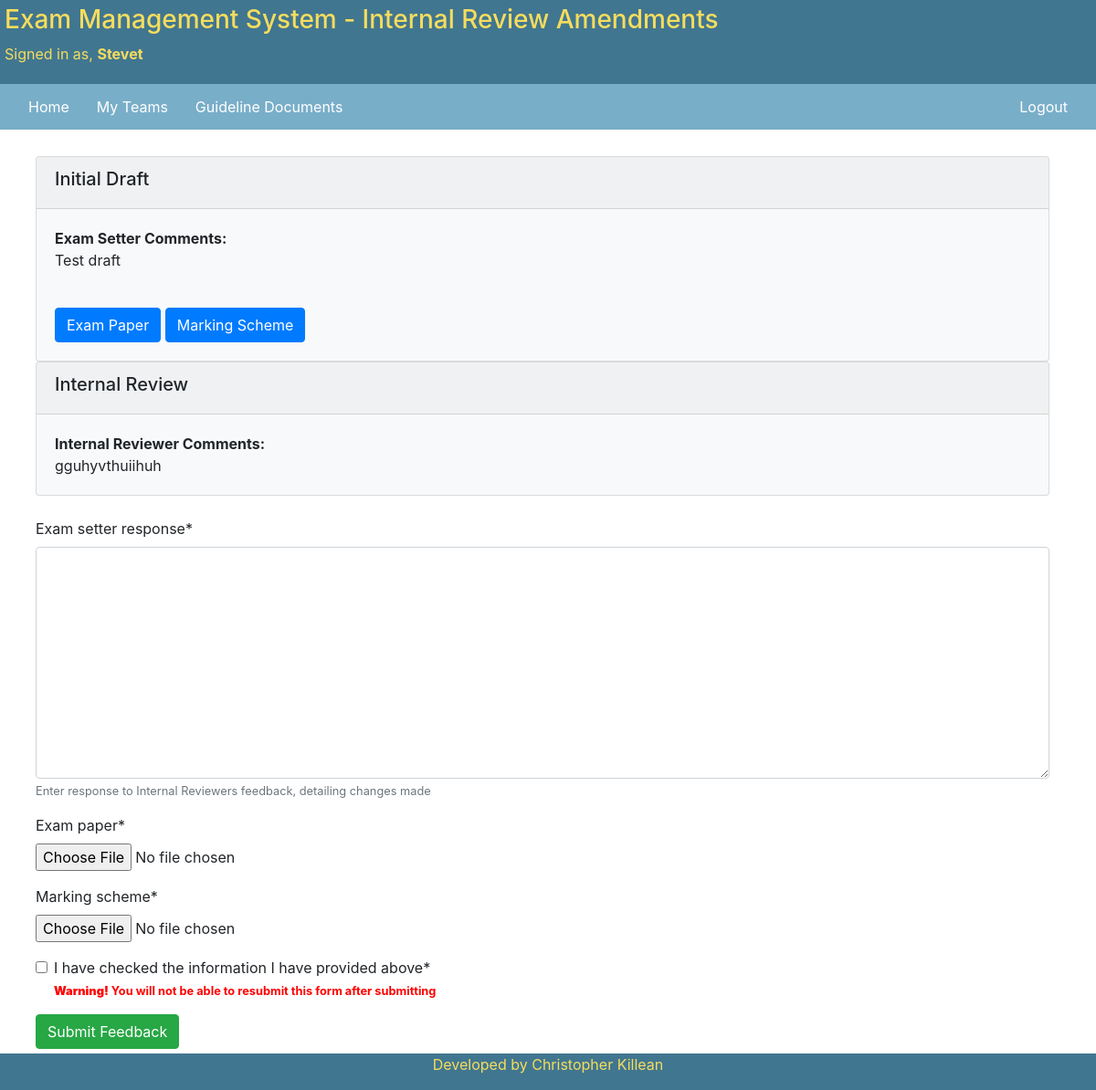
Page /exam_papers/internal-review-amendments/4/ (signed in) on the committed database.
### accounts/models.py (models this page shows, shortened)
class CustomUser(AbstractUser):
    USER_ROLE_CHOICES = [
        ('EXAM_STAFF', 'Exam Staff'),
        ('EXTERNAL_EXAMINER', 'External Examiner'),
        ('SCHOOL_OFFICE', 'School Office'),
    ]
    user_role = models.CharField(
        choices=USER_ROLE_CHOICES,
        null=False, default='',
        max_length=19
    )
    first_name = models.CharField(
        max_length=40,
        blank=False
    )
    last_name = models.CharField(
        max_length=100,
        blank=False
    )
    email = models.EmailField(
        max_length=100,
        blank=False,
        default='',
        unique=True
    )
    date_joined = models.DateTimeField(
        default=timezone.now
    )
    is_superuser = models.BooleanField(
        default=False
    )
    is_active = models.BooleanField(
        default=True
    )
    REQUIRED_FIELDS = ['user_role', 'first_name', 'last_name', 'email']

### exam_paper/models.py (models this page shows)
class ExamInitialDraft(models.Model):
    related_exam_paper = models.OneToOneField(
        ExamPaper,
        on_delete=models.CASCADE,
        null=False
    )
    initial_draft_comments = models.TextField(
        max_length=1500,
        blank=False,
        validators=[MinLengthValidator(5)]
    )
    exam_paper = models.FileField(
        upload_to='exam_paper/initial_draft/exam_paper',
        null=False
    )
    marking_scheme = models.FileField(
        upload_to='exam_paper/initial_draft/marking_scheme',
        null=False
    )

class ExamInternalReview(models.Model):
    related_exam_paper = models.OneToOneField(
        ExamPaper,
        on_delete=models.CASCADE,
        null=False
    )
    internal_reviewer_feedback = models.TextField(
        max_length=1500,
        blank=False
    )
    exam_setter_response = models.TextField(
        max_length=1000,
        blank=False
    )
    exam_paper = models.FileField(
        upload_to='exam_paper/internal_review/exam_paper',
    )
    marking_scheme = models.FileField(
        upload_to='exam_paper/internal_review/marking_scheme',
    )

### exam_paper/views.py (the view, shortened to what this page needs)
# urls.py: path('internal-review-amendments/<int:exam_paper_ref>/', InternalReviewAmendments.as_view(),
class InternalReviewAmendments(LoginRequiredMixin, UpdateView):
    form_class = InternalReviewAmendmentsForm
    template_name = 'exam_papers/internal_review_amendments.html'
    context_object_name = 'internal_amendments_ref'
    def get_object(self, **kwargs):
        error_response = "Only the exam setter for the paper can complete a response to the internal review"
        error_amendments_already_submitted = "Amendments to the Internal Review cannot be submitted at this stage"
        try:
            exam_paper_instance = ExamPaper.objects.get(id=self.kwargs['exam_paper_ref'])
            if verify_user_exam_setter(self, exam_paper_instance):
                if exam_paper_instance.paper_creation_stage == 'INTERNAL_REVIEW_COMPLETE':
                    internal_review_instance = ExamInternalReview.objects.get(
                        related_exam_paper=self.kwargs['exam_paper_ref'])
                    return internal_review_instance
                else:
                    raise Http404("%s" % error_amendments_already_submitted)
            else:
                raise Http404("%s" % error_response)
        except ObjectDoesNotExist:
            raise Http404("%s" % error_response)
    def get_context_data(self, **kwargs):
        context = super(InternalReviewAmendments, self).get_context_data(**kwargs)
        context['initial_draft_ref'] = ExamInitialDraft.objects.get(related_exam_paper=self.kwargs['exam_paper_ref'])
        return context

### exam_paper/forms.py (shortened to what this page needs)
class InternalReviewAmendmentsForm(forms.ModelForm):
    user_check_submission = submission_checkbox()
    class Meta:
        model = ExamInternalReview
        fields = ('exam_setter_response', 'exam_paper', 'marking_scheme')
        help_texts = {
            'exam_setter_response': "Enter response to Internal Reviewers feedback, detailing changes made"
        }

### teams/custom_methods.py (called while the page is built)
def verify_user_exam_setter(self, object_instance):
    if object_instance.paper_team.exam_setter == self.request.user:
        return True
    else:
        return False

### templates/exam_papers/internal_review_amendments.html (shortened to what this page needs)
{%  extends 'base.html' %}
{% load crispy_forms_tags %}
{% block header_page_info %}
- Internal Review Amendments
{% endblock %}
{% block navbar %}
    <a href="{% url 'accounts:account_home' %}">Home</a>
    <a href="{% url 'teams:my-teams' %}">My Teams</a>
    <a href="{% url 'details:guideline-documents' %}">Guideline Documents</a>
    <a class="ml-auto" href="{% url 'accounts:logout' %}">Logout</a>
{% endblock %}
{% block body %}
    <br>
    <div class="container">
        <div class="card bg-light">
            <div class="card-header"><h5>Initial Draft</h5></div>
            <div class="card-body">
                <p class="card-text"><b>Exam Setter Comments:</b><br>
                    {{ initial_draft_ref.initial_draft_comments }}</p>
                <br>
                <a href="{{ initial_draft_ref.exam_paper.url }}" class="btn btn-primary">Exam Paper</a>
                <a href="{{ initial_draft_ref.marking_scheme.url }}" class="btn btn-primary"> Marking Scheme</a>
            </div>
        </div>
        <div class="card bg-light">
            <div class="card-header"><h5>Internal Review</h5></div>
            <div class="card-body">
                <p class="card-text"><b>Internal Reviewer Comments:</b><br>
                    {{ internal_amendments_ref.internal_reviewer_feedback }}</p>
            </div>
        </div>
        <br>
        <form method="POST" enctype="multipart/form-data">
            {{ form|crispy }}
            <button type="submit" class="btn btn-success">Submit Feedback</button>
        </form>
    </div>
    </body>
{% endblock %}

### templates/base.html (shortened to what this page needs)
<!DOCTYPE html>
<html lang="en-gb">
    <head>
        <link rel="stylesheet" href="https://maxcdn.bootstrapcdn.com/bootstrap/4.3.1/css/bootstrap.min.css">
    </head>
    <body>
    <div class="header">
        <h3>Exam Management System
            {% block header_page_info %}
            {% endblock %}
        </h3>
        {% block header_signed_in_users %}
            <p class="text-black mr-auto">Signed in as, <strong>{{ user.get_short_name }}</strong></p>
        {% endblock %}
    </div>
    <div class="navbar">
        {% block navbar %}
        {% endblock %}
    </div>
    <div class="body">
    {% block body %}
    {% endblock %}
    <div class="footer">
        <p>Developed by Christopher Killean</p>
    </div>
    </body>
</html>

### templates/base.html (style rules this page uses)
* { box-sizing: border-box; }
.header { padding-top: 0px; padding: 5px; text-align: justify; background-color: #417690; color: #f5dd5d; }
.navbar { background-color: #79aec8; }
.navbar a { color: white; padding: 5px 15px; text-decoration: none; text-align: center; }
.body { width: 99%; padding: 5px; padding-bottom: 45px; }
.footer { margin-top: 10px; text-align: center; background-color: #417690; color: #f5dd5d; position: fixed; bottom: 0px; padding-left: 5px; padding-right: 5px; width: 100%; }

### rows in the picture
CustomUser: get_short_name "Stevet"
ExamInitialDraft: initial_draft_comments "Test draft"
ExamInternalReview: internal_reviewer_feedback "gguhyvthuiihuh"
